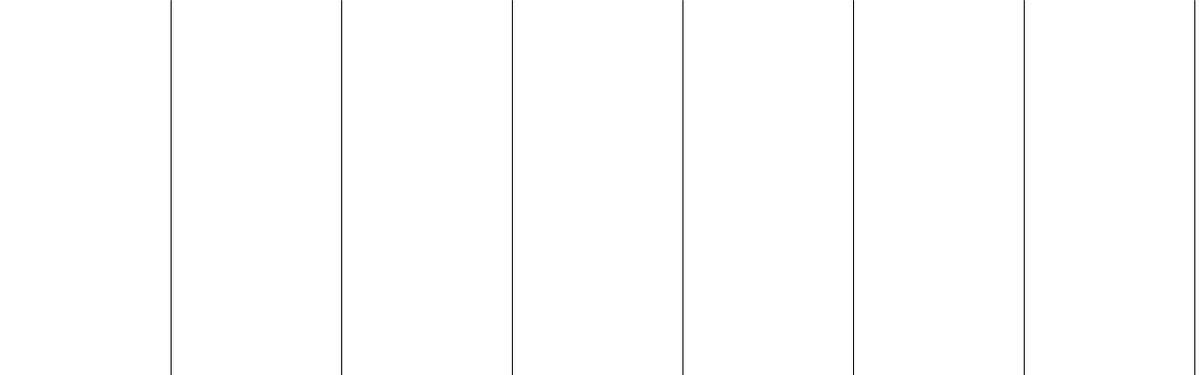
Frame 1 (no input)
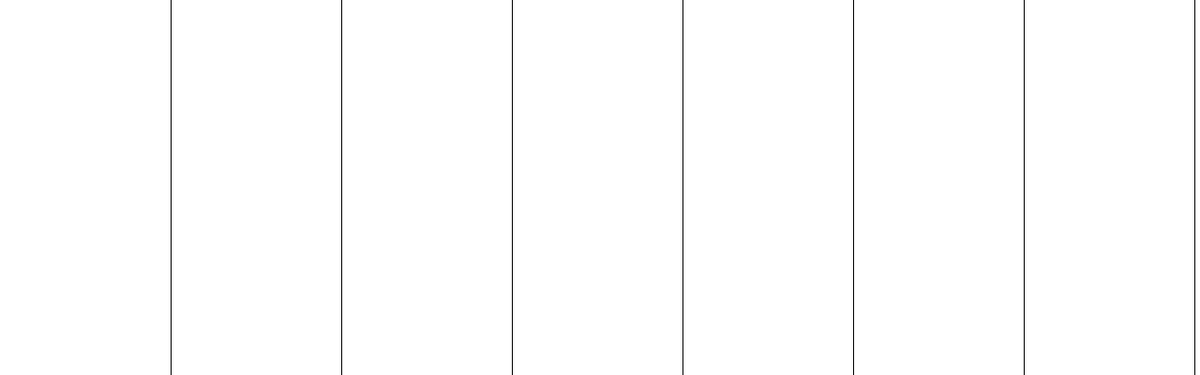
Frame 60 (the mouse pressed at the canvas centre just before this capture)
Frame 120 (the mouse held since frame 60 and released just before this capture): identical to frame 60, image omitted

The Processing sketch that drew these frames (run headless with seeded random() and noise(); from frame 60 on, the mouse is pressed at the canvas centre):

// Processing sketch: processing_132604
// ── processing_132604.pde

void setup(){
size(1280,400);
background(255);
}
void draw() {
  for (int x = width/7; x < width; x = x+width/7){
  line(x,0,x,height);
 }}
